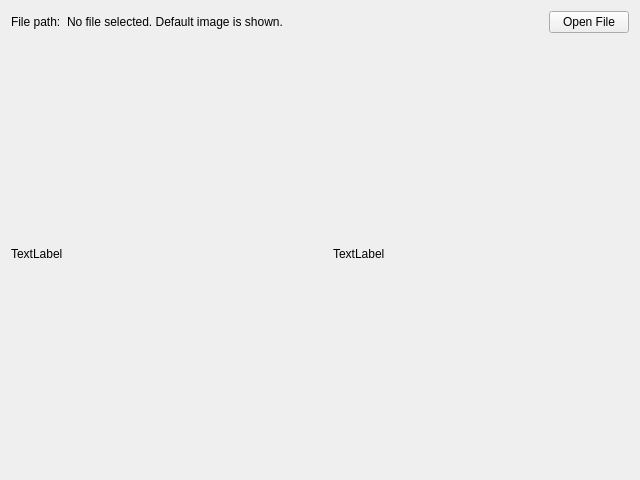
<?xml version="1.0" encoding="UTF-8"?>
<ui version="4.0">
 <class>ImageForm</class>
 <widget class="QWidget" name="ImageForm">
  <property name="geometry">
   <rect>
    <x>0</x>
    <y>0</y>
    <width>640</width>
    <height>480</height>
   </rect>
  </property>
  <property name="windowTitle">
   <string>Form</string>
  </property>
  <layout class="QVBoxLayout" name="verticalLayout">
   <item>
    <layout class="QHBoxLayout" name="horizontalLayout_2">
     <item>
      <widget class="QLabel" name="label">
       <property name="text">
        <string>File path:</string>
       </property>
      </widget>
     </item>
     <item>
      <widget class="QLabel" name="filePathLbl">
       <property name="text">
        <string>No file selected. Default image is shown.</string>
       </property>
      </widget>
     </item>
     <item>
      <spacer name="horizontalSpacer_2">
       <property name="orientation">
        <enum>Qt::Horizontal</enum>
       </property>
       <property name="sizeHint" stdset="0">
        <size>
         <width>40</width>
         <height>20</height>
        </size>
       </property>
      </spacer>
     </item>
     <item>
      <widget class="QPushButton" name="openFileBtn">
       <property name="text">
        <string>Open File</string>
       </property>
      </widget>
     </item>
    </layout>
   </item>
   <item>
    <layout class="QHBoxLayout" name="horizontalLayout">
     <item>
      <widget class="QLabel" name="srcImgLbl">
       <property name="sizePolicy">
        <sizepolicy hsizetype="Ignored" vsizetype="Ignored">
         <horstretch>0</horstretch>
         <verstretch>0</verstretch>
        </sizepolicy>
       </property>
       <property name="text">
        <string>TextLabel</string>
       </property>
      </widget>
     </item>
     <item>
      <spacer name="horizontalSpacer">
       <property name="orientation">
        <enum>Qt::Horizontal</enum>
       </property>
       <property name="sizeType">
        <enum>QSizePolicy::Fixed</enum>
       </property>
       <property name="sizeHint" stdset="0">
        <size>
         <width>20</width>
         <height>20</height>
        </size>
       </property>
      </spacer>
     </item>
     <item>
      <widget class="QLabel" name="destImgLbl">
       <property name="sizePolicy">
        <sizepolicy hsizetype="Ignored" vsizetype="Ignored">
         <horstretch>0</horstretch>
         <verstretch>0</verstretch>
        </sizepolicy>
       </property>
       <property name="text">
        <string>TextLabel</string>
       </property>
      </widget>
     </item>
    </layout>
   </item>
  </layout>
 </widget>
 <resources/>
 <connections/>
</ui>
